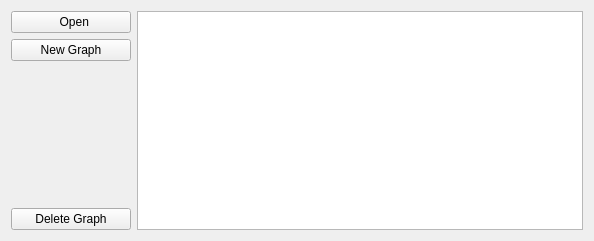
<?xml version="1.0" encoding="UTF-8"?>
<ui version="4.0">
 <class>DocumentViewer</class>
 <widget class="QWidget" name="DocumentViewer">
  <property name="geometry">
   <rect>
    <x>0</x>
    <y>0</y>
    <width>594</width>
    <height>241</height>
   </rect>
  </property>
  <property name="windowTitle">
   <string>Form</string>
  </property>
  <layout class="QHBoxLayout" name="horizontalLayout">
   <item>
    <widget class="QFrame" name="frame">
     <property name="minimumSize">
      <size>
       <width>120</width>
       <height>0</height>
      </size>
     </property>
     <property name="frameShape">
      <enum>QFrame::NoFrame</enum>
     </property>
     <property name="frameShadow">
      <enum>QFrame::Plain</enum>
     </property>
     <property name="lineWidth">
      <number>0</number>
     </property>
     <layout class="QVBoxLayout" name="verticalLayout">
      <property name="leftMargin">
       <number>0</number>
      </property>
      <property name="topMargin">
       <number>0</number>
      </property>
      <property name="rightMargin">
       <number>0</number>
      </property>
      <property name="bottomMargin">
       <number>0</number>
      </property>
      <item>
       <widget class="QPushButton" name="openButton">
        <property name="text">
         <string>  Open</string>
        </property>
       </widget>
      </item>
      <item>
       <widget class="QPushButton" name="newGraphButton">
        <property name="text">
         <string>New Graph</string>
        </property>
       </widget>
      </item>
      <item>
       <spacer name="verticalSpacer">
        <property name="orientation">
         <enum>Qt::Vertical</enum>
        </property>
        <property name="sizeHint" stdset="0">
         <size>
          <width>20</width>
          <height>40</height>
         </size>
        </property>
       </spacer>
      </item>
      <item>
       <widget class="QPushButton" name="deleteGraphButton">
        <property name="text">
         <string>Delete Graph</string>
        </property>
       </widget>
      </item>
     </layout>
    </widget>
   </item>
   <item>
    <widget class="QListView" name="graphList"/>
   </item>
  </layout>
 </widget>
 <resources>
  <include location="zengarden.qrc"/>
 </resources>
 <connections/>
</ui>
